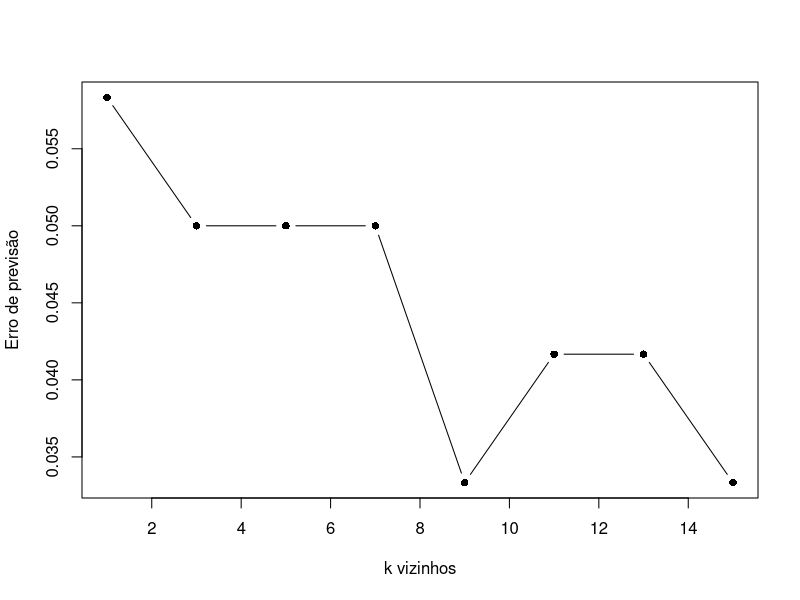

Source code (R):
#http://machinelearningmastery.com/linear-classification-in-r/
#http://openclassroom.stanford.edu/MainFolder/DocumentPage.php?course=MachineLearning&doc=exercises/ex9/ex9.html
require(FNN)
data(iris)

set.seed(321)
## Split in train + test set
idxs <- sample(1:nrow(iris),as.integer(0.8*nrow(iris)))

trainIris <- iris[idxs,]
y_train <- trainIris$Species
trainIris <- trainIris[,-5]
testIris <- iris[-idxs,]
y_test <- testIris$Species
testIris <- testIris[,-5]

## A k-nn escolhendo o melhor k
nn1 <- as.vector(as.array(knn.cv(train = trainIris,cl = y_train,k = 1)))
nn3 <- as.vector(as.array(knn.cv(train = trainIris,cl = y_train,k = 3)))
nn5 <- as.vector(as.array(knn.cv(train = trainIris,cl = y_train,k = 5)))
nn7 <- as.vector(as.array(knn.cv(train = trainIris,cl = y_train,k = 7)))
nn9 <- as.vector(as.array(knn.cv(train = trainIris,cl = y_train,k = 9)))
nn11 <- as.vector(as.array(knn.cv(train = trainIris,cl = y_train,k = 11)))
nn13 <- as.vector(as.array(knn.cv(train = trainIris,cl = y_train,k = 13)))
nn15 <- as.vector(as.array(knn.cv(train = trainIris,cl = y_train,k = 15)))

e1<-sum((nn1==y_train)==FALSE)/length(y_train)
e3<-sum((nn3==y_train)==FALSE)/length(y_train)
e5<-sum((nn5==y_train)==FALSE)/length(y_train)
e7<-sum((nn7==y_train)==FALSE)/length(y_train)
e9<-sum((nn9==y_train)==FALSE)/length(y_train)
e11<-sum((nn11==y_train)==FALSE)/length(y_train)
e13<-sum((nn13==y_train)==FALSE)/length(y_train)
e15<-sum((nn15==y_train)==FALSE)/length(y_train)


erros<-c(e1,e3,e5,e7,e9,e11,e13,e15)

plot(seq(1,15,by = 2),erros,type = "b",pch=16,xlab = "k vizinhos",ylab = "Erro de previsão")

## The resulting confusion matrix

knn7<-as.vector(as.array(knn(train = trainIris,test = testIris,cl = y_train,k = 7)))

table(y_test,knn7)


# load the package
library(VGAM)
# fit model
fit <- vglm(Species~., family = multinomial, data=iris)
# summarize the fit
summary(fit)
# make predictions
probabilities <- predict(fit, iris[,1:4], type="response")
predictions <- apply(probabilities, 1, which.max)
predictions[which(predictions=="1")] <- levels(iris$Species)[1]
predictions[which(predictions=="2")] <- levels(iris$Species)[2]
predictions[which(predictions=="3")] <- levels(iris$Species)[3]
# summarize accuracy
table(predictions, iris$Species)


# clustering
require(stats)
kmedia<-kmeans(x = iris[,-5],centers = 3,iter.max = 100)
clusters<-kmedia$cluster

table(clusters,iris[,5])
